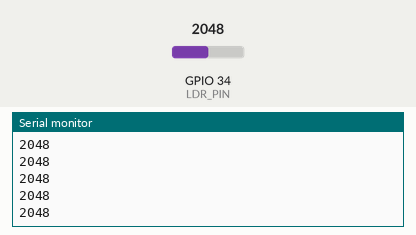
A sketch run on a simulated ESP32. Parts: the last lines printed to the serial monitor. The inputs (shaded band) are chosen by the test bench; at power-on: GPIO 34 (LDR_PIN) = 2048.

Above: at 1.2 s.
1.3 s: GPIO 34 (LDR_PIN) set to 2866
At 1.56 s:
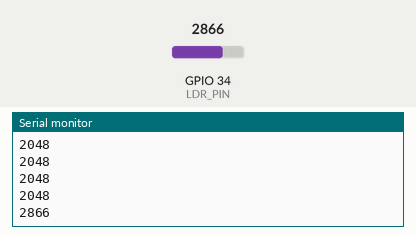
2.8 s: GPIO 34 (LDR_PIN) set to 3603
At 2.96 s:
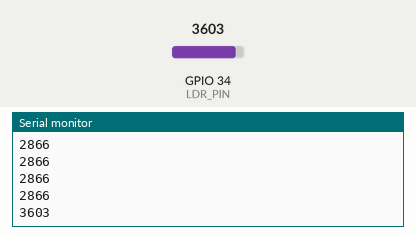
Timing chart, 0 to 5.8 s (numbered marks = the images above; inputs shaded):
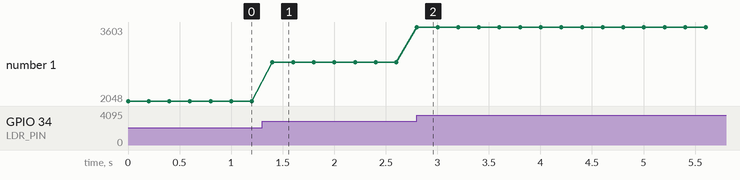

The sketch:

02_ldr_serial.ino
```cpp
/*
  02 LDR Serial
  Arduino IDE: File -> Open this file (folder name must match 02_ldr_serial.ino).
  After upload: Tools -> Serial Monitor, baud 115200

  Wiring:
    LDR VCC -> 3.3V
    LDR GND -> GND
    LDR AO  -> GPIO 34
    LDR DO  -> not connected
    GPIO 18 reserved for a later buzzer -- do not use
*/

#define LDR_PIN 34

void setup() {
  Serial.begin(115200);
}

void loop() {
  int lightValue = analogRead(LDR_PIN);
  Serial.println(lightValue);
  delay(200);
}
```

Measured:
- after the input at 1.3 s, the serial monitor: prints a new line after 0.10 s (image 1)
- after the input at 2.8 s, the serial monitor: prints a new line at once (image 2)
- plotted number 1: 2048 → 2866 after the input at 1.3 s, 2866 → 3603 after the input at 2.8 s
